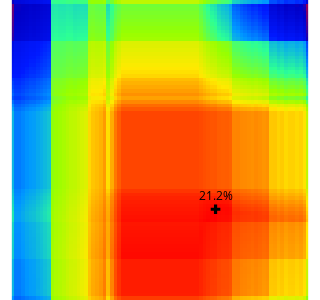

This figure's notebook cell:
### Markdown cell above
## Graph Your Strategy!

### Code cell
plot_strategy(num_bets=1, risk_coeff=2, promo_include_stake=False, self_hedging=True, stress_tax=0)

### Figure 1 — Plotly figure (JSON) as saved in the notebook; plotly's stock layout.template omitted (floating-point values rounded to 4 significant figures; data arrays with more than 128 entries replaced by an {"elided": "..."} marker saying what was removed)
{"data": [{"coloraxis": "coloraxis", "hovertemplate": "Bet 1 Odds: %{x}<br>Bet 2 Odds: %{y}<br>Risk-Adjusted Profit: %{z}%<extra></extra>", "name": "0", "type": "heatmap", "x": [-400, -390, -380, -370, -360, -350, -340, -330, -320, -310, -300, -290, -280, -270, -260, -250, -240, -230, -220, -210, -200, -190, -180, -170, -160, -150, -140, -130, -120, -110, -100, 100, 110, 120, 130, 140, 150, 160, 170, 180, 190, 200, 210, 220, 230, 240, 250, 260, 270, 280, 290, 300, 310, 320, 330, 340, 350, 360, 370, 380, 390, 400], "xaxis": "x", "y": [-400, -390, -380, -370, -360, -350, -340, -330, -320, -310, -300, -290, -280, -270, -260, -250, -240, -230, -220, -210, -200, -190, -180, -170, -160, -150, -140, -130, -120, -110, -100, 100, 110, 120, 130, 140, 150, 160, 170, 180, 190, 200, 210, 220, 230, 240, 250, 260, 270, 280, 290, 300, 310, 320, 330, 340, 350, 360, 370, 380, 390, 400], "yaxis": "y", "z": {"elided": "62x62 float values"}}, {"marker": {"color": "black", "size": 8, "symbol": "cross"}, "mode": "markers+text", "name": "Optimum Odds", "text": ["21.2%"], "textfont": {"color": "black"}, "textposition": "top center", "type": "scatter", "x": [150], "y": [160]}], "layout": {"coloraxis": {"colorscale": [[0, "rgb(150,0,90)"], [0.125, "rgb(0,0,200)"], [0.25, "rgb(0,25,255)"], [0.375, "rgb(0,152,255)"], [0.5, "rgb(44,255,150)"], [0.625, "rgb(151,255,0)"], [0.75, "rgb(255,234,0)"], [0.875, "rgb(255,111,0)"], [1, "rgb(255,0,0)"]], "showscale": false}, "height": 300, "hoverdistance": 1, "margin": {"b": 0, "l": 0, "r": 0, "t": 0}, "showlegend": false, "title": {"font": {"family": "Arial", "size": 18}, "x": 0.5}, "width": 300, "xaxis": {"anchor": "y", "constrain": "domain", "domain": [0, 1], "range": [-400, 400], "scaleanchor": "y", "showticklabels": false}, "yaxis": {"anchor": "x", "autorange": "reversed", "constrain": "domain", "domain": [0, 1], "range": [-400, 400], "showticklabels": false}}}
